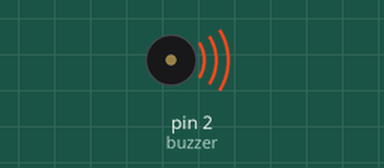
This sketch was run on a simulated Arduino Uno, built with avr-gcc and run on an emulated ATmega328P. Parts: buzzer (waves = sounding).

Above: at 0.5 s.
Timing chart, 0 to 4.6 s (numbered marks = the images above):
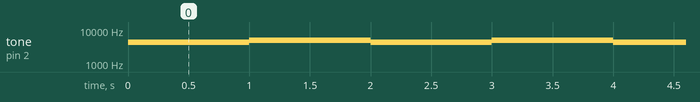

The sketch:

Piezobuzzer.ino
```cpp
#define buzzer 2

void setup() {
  // put your setup code here, to run once:
  pinMode(buzzer,OUTPUT);

}

void loop() {
  // put your main code here, to run repeatedly:
  tone(buzzer,4400);
  delay(1000);
  tone(buzzer,5000);
  delay(1000);
}
```

Measured:
- by itself, tone on pin 2 (buzzer): alternates 5000 Hz for 1.0 s and 4400 Hz for 1.0 s
